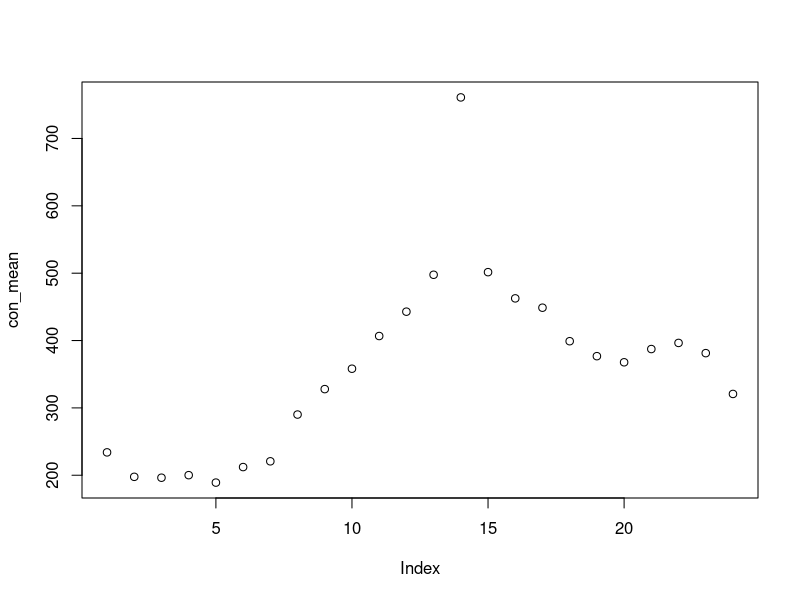
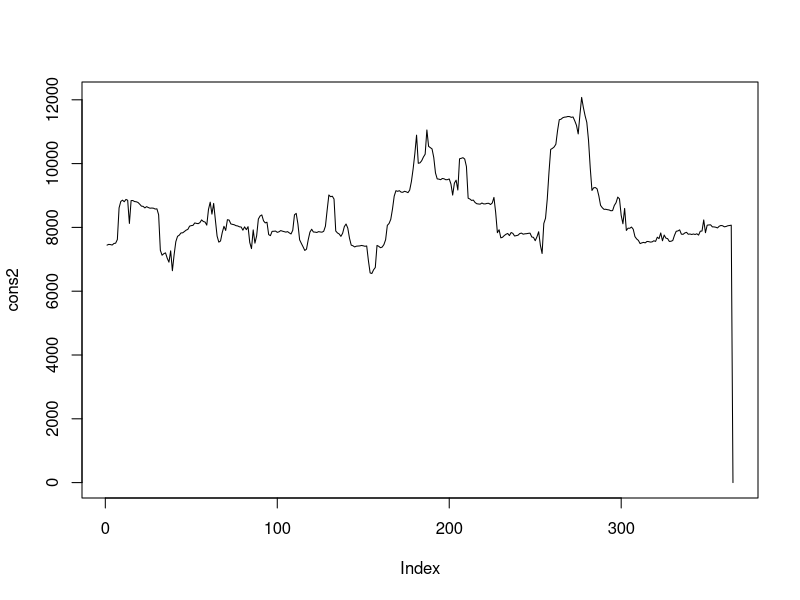
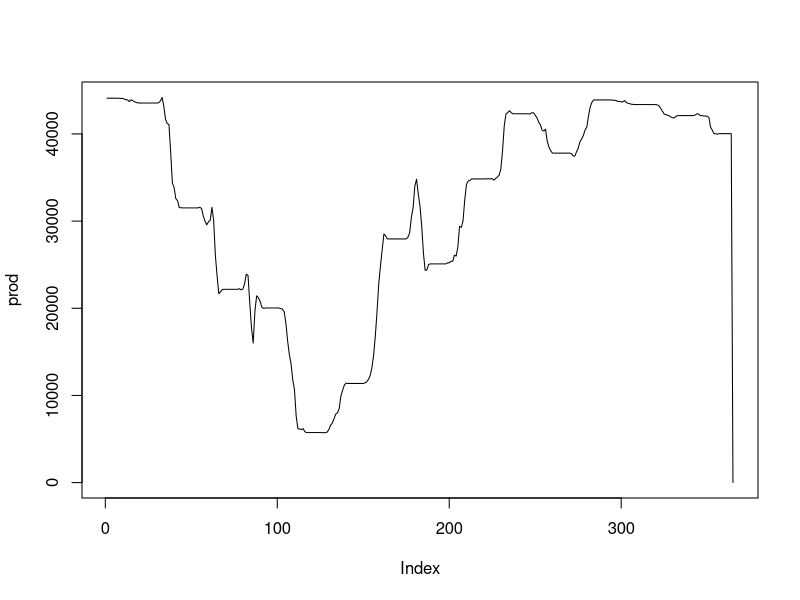
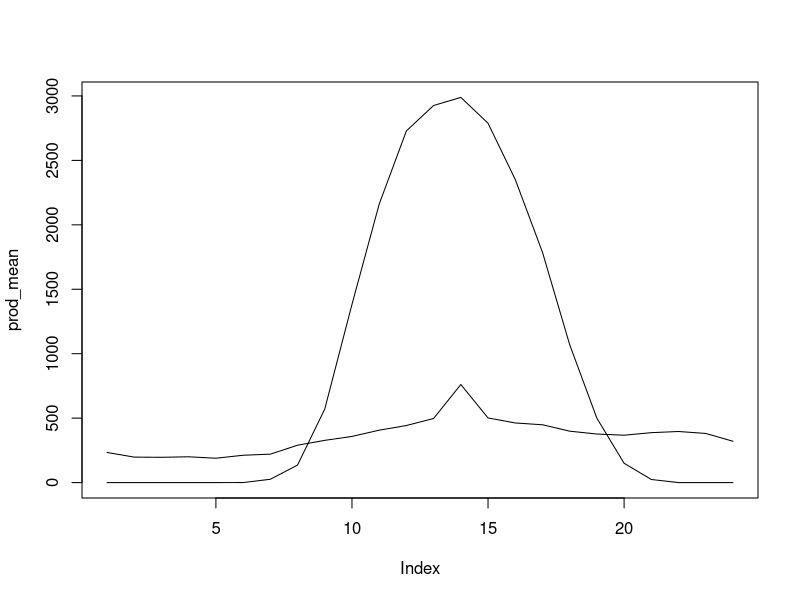
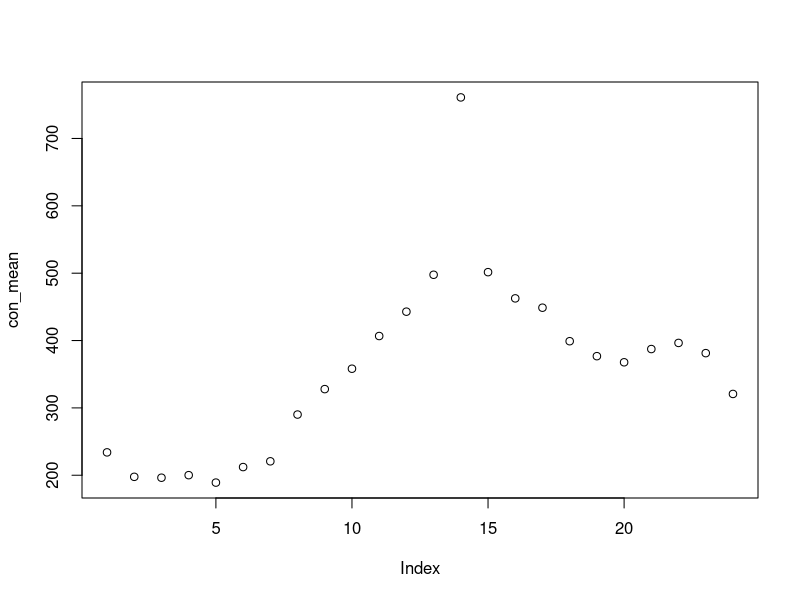

Write the R code that produced these figures, in order.
setwd("~/Studium/Bachelorarbeit/Coding")
dat <- read.csv("household_with_pv.csv", sep = ";")
head(dat)

dat[is.na(dat)]<- 0


# plot mean consumption over one day
consumption <- dat$Consumption
consumption[is.na(consumption)] <- 0

cons <- rep(0, each = 24)

for(i in 1:364){
  for(j in 1:24){
    print(consumption[i*24 + j])
    
    cons[j] <- cons[j] + consumption[i * 24 + j]
    
  }
}

con_mean <- cons / 365

plot(con_mean)

# plot mean consumption over the year

cons2 <- rep(0, each = 365)

for(i in 1:364){
  for(j in 1:24){
    
    cons2[i] <- cons2[i] + consumption[i+j]
  }
}

plot(cons2, type = "l")


# plot mean production over year

production <- dat$Production

production[is.na(production)] <- 0

prod <- rep(0, each = 365)

for(i in 1:364){
  for(j in 1:24){
    
    prod[i] <- prod[i] + production[i+j]
  }
}

plot(prod, type = "l")

# plot mean production of one day

prod2 <- rep(0, each = 24)

for(i in 1:364){
  for(j in 1:24){
    
    prod2[j] <- prod2[j] + production[i * 24 + j]
    
  }
}

prod_mean <- prod2 / 365

plot(prod_mean, type = "l")
lines(con_mean)
plot(con_mean)

